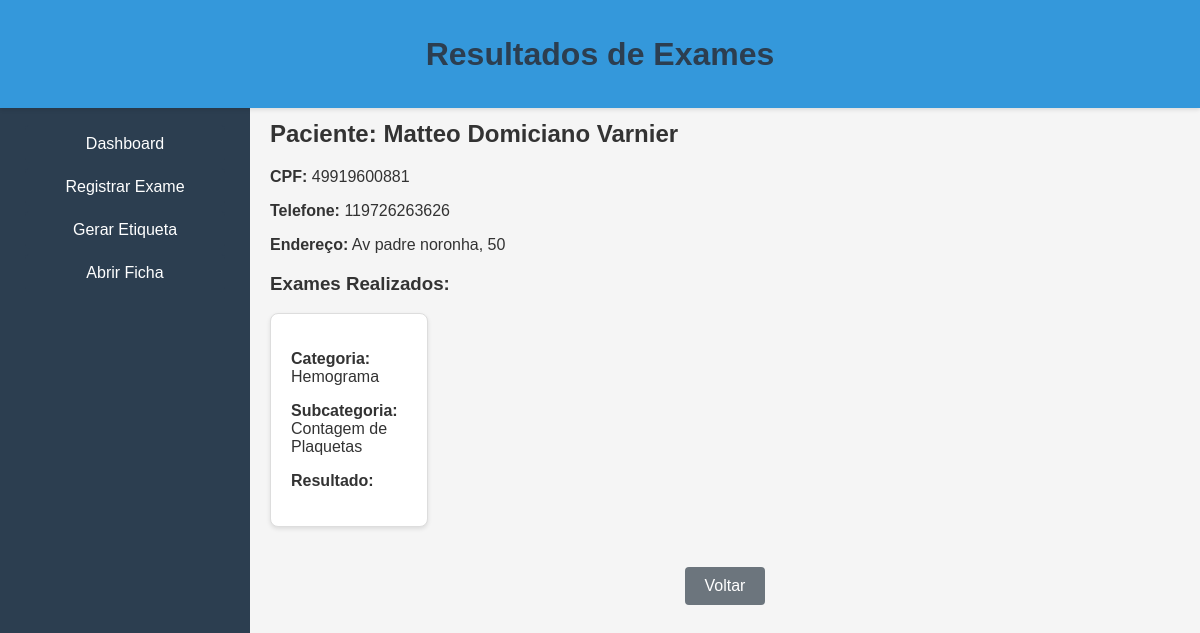
The app's page /results, older data.
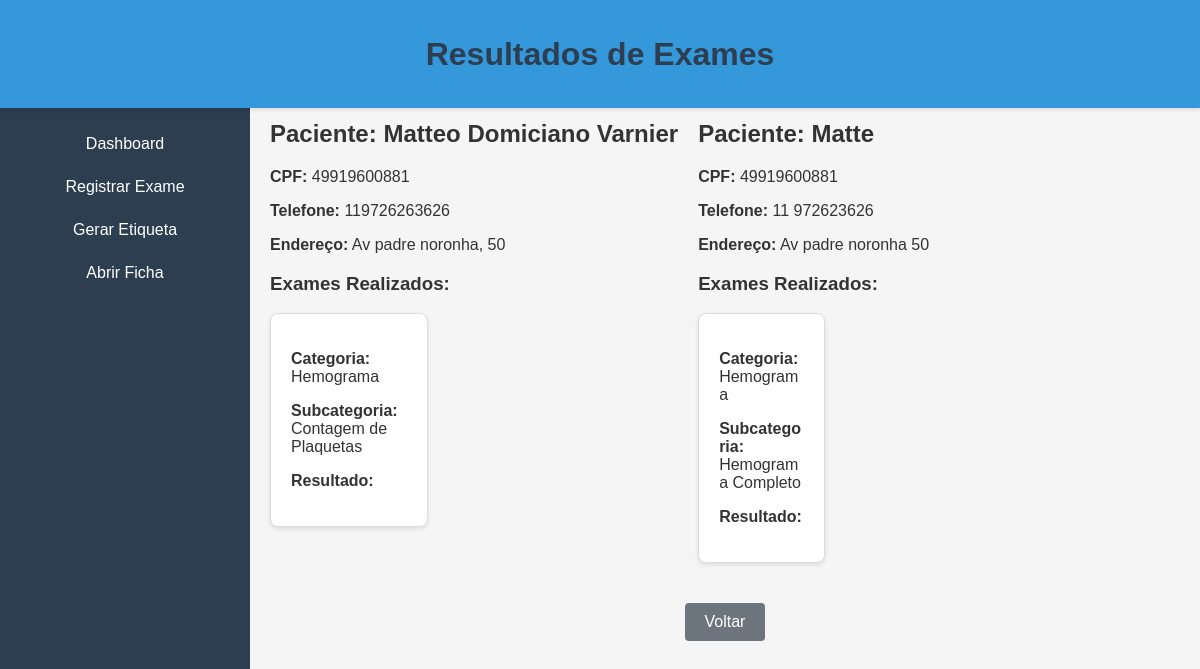
The same page, newer data.
### app/models.py (models this page shows, shortened)
class Exam(db.Model):
    id = db.Column(db.Integer, primary_key=True)
    patient_name= db.Column(db.Integer, db.ForeignKey('user.id'), nullable=False)  # Relação com User
    category = db.Column(db.String(100), nullable=False)
    subcategory = db.Column(db.String(100), nullable=False)
    result = db.Column(db.String(100), nullable=False)
    details = db.Column(JSON)  # Campo JSON para armazenar os detalhes específicos

class User(db.Model):
    id = db.Column(db.Integer, primary_key=True)
    patient_name = db.Column(db.String(100), nullable=False)
    cpf = db.Column(db.String(14), nullable=False)
    phone = db.Column(db.String(15), nullable=False)
    address = db.Column(db.String(200), nullable=False)
    category = db.Column(db.String(100), nullable=False)
    subcategory = db.Column(db.String(100), nullable=False)

### app/app.py (the view)
@app.route('/results')
def results():
    exams = Exam.query.all()
    grouped_exams = defaultdict(lambda: {"category": None, "exams": [], "patient_info": {}})
    for exam in exams:
        user = User.query.filter_by(patient_name=exam.patient_name).first()
        if user:
            grouped_exams[exam.patient_name]["patient_info"] = {
                "cpf": user.cpf,
                "phone": user.phone,
                "address": user.address
            }
        if not grouped_exams[exam.patient_name]["category"]:
            grouped_exams[exam.patient_name]["category"] = exam.category
        grouped_exams[exam.patient_name]["exams"].append({
            "id": exam.id,
            "subcategory": exam.subcategory,
            "result": exam.result,
            "details": exam.details
        })
    return render_template('result.html', grouped_exams=grouped_exams)

### app/templates/result.html (shortened to what this page needs)
<!DOCTYPE html>
<html lang="pt-BR">
<head>
    <link rel="stylesheet" href="{{ url_for('static', filename='style/mainpage.css') }}">
</head>
<body>
    <div class="sidebar">
        <div class="sidebar-content">
            <div class="sidebar-box">
                <a href="{{ url_for('home') }}" class="btn-option">Dashboard</a>
                <a href="{{ url_for('exame') }}" class="btn-option">Registrar Exame</a>
                <a href="{{ url_for('generate_label') }}" class="btn-option">Gerar Etiqueta</a>
                <a href="{{ url_for('client_record_search') }}" class="btn-option">Abrir Ficha</a>
            </div>
        </div>
    </div>
    <div class="fixed-header">
        <h1>Resultados de Exames</h1>
    </div>
    <div class="results-container">
        {% for patient_name, data in grouped_exams.items() %}
            <div class="patient-card">
                <h2>Paciente: {{ patient_name }}</h2>
                <div class="patient-info">
                    <p><strong>CPF:</strong> {{ data.patient_info.cpf }}</p>
                    <p><strong>Telefone:</strong> {{ data.patient_info.phone }}</p>
                    <p><strong>Endereço:</strong> {{ data.patient_info.address }}</p>
                </div>
                <div class="exams-list">
                    <h3>Exames Realizados:</h3>
                    {% for exam in data.exams %}
                        <div class="exam-card">
                            <p><strong>Categoria:</strong> {{ data.category }}</p>
                            <p><strong>Subcategoria:</strong> {{ exam.subcategory }}</p>
                            <p><strong>Resultado:</strong> {{ exam.result }}</p>
                        </div>
                    {% endfor %}
                </div>
            </div>
        {% endfor %}
    </div>
    <button onclick="goBack()" class="btn-back">Voltar</button>
</body>
</html>

### app/static/style/mainpage.css (style rules this page uses)
body { font-family: 'Arial', sans-serif; background-color: #f5f5f5; color: #333; margin: 0; padding: 0; padding-top: 80px; padding-left: 250px; }
.sidebar { width: 250px; height: 100vh; background-color: #2c3e50; color: white; position: fixed; top: 0; left: 0; z-index: 1000; overflow-y: auto; overflow-x: hidden; transition: left 0.3s ease; }
.sidebar-content { padding: 20px; padding-top: 70px; margin-top: 50px; }
.sidebar-box .btn-option { display: block; background-color: #2c3e50; color: white; padding: 10px; border: none; border-radius: 4px; text-align: center; margin-bottom: 10px; text-decoration: none; font-size: 16px; position: relative; overflow: hidden; }
.sidebar-box .btn-option::after { content: ""; position: absolute; left: 0; bottom: 0; width: 0; height: 2px; background-color: white; transition: width 0.3s ease-out; }
.sidebar .btn-option { background-color: #2c3e50; color: #ffffff; padding: 10px 20px; border: none; border-radius: 5px; cursor: pointer; margin: 5px; text-align: center; text-decoration: none; display: block; }
h1 { color: #2c3e50; text-align: center; margin-bottom: 20px; }
a { color: #3498db; text-decoration: none; margin-top: 10px; }
button { padding: 10px 20px; font-size: 16px; border: none; border-radius: 5px; cursor: pointer; }
.btn-back { background-color: #6c757d; color: white; padding: 10px 20px; border: none; border-radius: 4px; font-size: 16px; cursor: pointer; margin: 0 auto; display: block; width: fit-content; text-align: center; }
button[type="submit"], .btn-back { background-color: #3498db; color: white; padding: 10px 20px; border: none; border-radius: 4px; cursor: pointer; font-size: 16px; margin: 0 auto; display: block; width: fit-content; text-align: center; }
.fixed-header { position: fixed; top: 0; left: 0; width: 100%; background-color: #3498db; color: white; padding: 15px 0; text-align: center; box-shadow: 0 2px 4px rgba(0, 0, 0, 0.1); z-index: 1000; }
.results-container { display: flex; flex-wrap: wrap; gap: 20px; padding: 20px; justify-content: flex-start; }
.exam-card { border: 1px solid #ddd; border-radius: 8px; padding: 20px; background-color: white; box-shadow: 0 2px 4px rgba(0, 0, 0, 0.1); width: calc(33.33% - 20px); margin-bottom: 20px; word-wrap: break-word; }
.btn-option { background-color: #3498db; color: white; padding: 15px 30px; border: none; border-radius: 4px; text-decoration: none; font-size: 18px; text-align: center; cursor: pointer; }

Row changes from the older to the newer data that the page shows:
added Exam: patient_name "Matte", patient_info.cpf "49919600881", patient_info.phone "11 972623626", patient_info.address "Av padre noronha 50", category "Hemograma", subcategory "Hemograma Completo"
